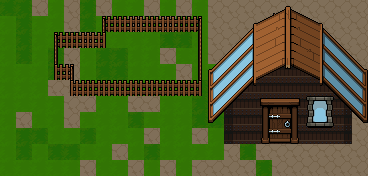

This game map was drawn from its Tiled (.tmx) file and the tilesets committed beside it. A one-line description and the full map source follow:
An orthogonal 23x11 tile map with 16x16 px tiles, 5 tile layers (Collision, Ground, walls, water, ...), 6 tilesets and 1 object (Inside Infirmary).

<map version="1.10" tiledversion="1.12.2" orientation="orthogonal" renderorder="right-down" width="23" height="11" tilewidth="16" tileheight="16" infinite="0" nextlayerid="7" nextobjectid="2">
 <tileset firstgid="1" source="../tiles/Floors_Tiles.tsx" />
 <tileset firstgid="651" source="../tiles/Wall_Tiles.tsx" />
 <tileset firstgid="1276" source="../tiles/Props.tsx" />
 <tileset firstgid="1901" source="../tiles/Dungeon_Tiles.tsx" />
 <tileset firstgid="2526" source="../tiles/Roofs.tsx" />
 <tileset firstgid="3151" source="../tiles/Interior_Props_01.tsx" />
 <layer id="2" name="Collision" width="23" height="11">
  <data encoding="csv">
0,0,0,0,0,1954,1954,1954,1954,1954,1954,1954,1954,1954,0,0,0,0,0,0,0,0,0,
0,0,1954,1954,1954,1954,0,0,0,0,0,0,0,1954,0,0,0,0,0,0,0,0,0,
0,0,1954,0,0,0,0,0,0,0,0,0,0,1954,0,0,0,0,0,0,0,0,0,
0,0,1954,0,0,0,0,0,0,0,0,0,0,1931,2431,2431,2431,2431,2431,2431,2431,2431,2431,
0,0,1954,0,0,0,0,0,0,0,0,0,0,1931,2431,2431,2431,2431,2431,2431,2431,2431,2431,
0,0,0,1954,1954,1954,1954,1954,1954,1954,1954,1954,1954,1931,2431,2431,2431,2431,2431,2431,2431,2431,2431,
0,0,0,0,0,0,0,0,0,0,0,0,0,1931,2431,2431,2431,2431,2431,2431,2431,2431,2431,
0,0,0,0,0,0,0,0,0,0,0,0,0,1931,2431,2431,2431,2431,2431,2431,2431,2431,2431,
0,0,0,0,0,0,0,0,0,0,0,0,0,2280,2431,2431,0,0,0,2431,2431,2431,2431,
0,0,0,0,0,0,0,0,0,0,0,0,0,0,0,0,0,0,0,0,0,0,0,
0,0,0,0,0,0,0,0,0,0,0,0,0,0,0,0,0,0,0,0,0,0,0
</data>
 </layer>
 <layer id="1" name="Ground" width="23" height="11">
  <data encoding="csv">
279,279,283,254,283,279,283,254,254,283,254,283,254,283,283,283,283,283,283,283,283,283,283,
254,279,254,254,283,279,254,254,283,254,283,279,254,283,283,283,283,283,283,283,283,283,283,
254,279,254,254,279,283,254,254,254,254,279,279,254,283,283,283,283,283,283,283,283,283,283,
254,279,254,279,283,254,279,279,254,254,283,254,254,283,283,283,283,283,283,283,283,283,283,
254,254,254,279,283,254,279,279,254,254,254,283,254,254,283,283,283,283,283,283,283,283,283,
254,254,254,283,283,254,254,254,254,254,254,254,279,254,283,279,283,283,283,283,283,283,283,
254,254,254,254,283,283,254,254,283,283,254,254,279,254,279,279,283,283,283,283,283,283,283,
254,283,254,254,283,254,254,254,279,254,254,254,279,279,279,279,283,283,283,283,283,283,283,
254,279,279,254,254,279,254,254,254,283,254,254,283,254,279,279,283,283,283,283,283,283,283,
254,279,254,279,279,254,254,283,254,279,254,254,254,254,283,279,283,283,283,283,283,283,283,
254,254,254,254,254,283,254,254,283,254,283,254,283,283,283,283,279,283,283,283,283,283,283
</data>
 </layer>
 <layer id="5" name="walls" width="23" height="11">
  <data encoding="csv">
0,0,0,0,0,0,0,0,0,0,0,0,0,0,0,0,0,0,0,0,0,0,0,
0,0,0,0,0,0,0,0,0,0,0,0,0,0,0,0,0,0,0,0,0,0,0,
0,0,0,0,0,0,0,0,0,0,0,0,0,0,0,0,0,0,0,0,0,0,0,
0,0,0,0,0,0,0,0,0,0,0,0,0,0,0,0,0,0,0,0,0,0,0,
0,0,0,0,0,0,0,0,0,0,0,0,0,0,0,0,2044,2044,2044,2044,0,0,0,
0,0,0,0,0,0,0,0,0,0,0,0,0,0,0,2044,2044,2044,2044,2044,2044,2045,0,
0,0,0,0,0,0,0,0,0,0,0,0,0,0,2043,2044,2044,2044,2044,2044,2044,2045,0,
0,0,0,0,0,0,0,0,0,0,0,0,0,0,2043,2044,2044,2044,2044,2044,2044,2045,0,
0,0,0,0,0,0,0,0,0,0,0,0,0,0,2043,2044,2044,2044,2044,2044,2044,2045,0,
0,0,0,0,0,0,0,0,0,0,0,0,0,0,0,0,0,0,0,0,0,0,0,
0,0,0,0,0,0,0,0,0,0,0,0,0,0,0,0,0,0,0,0,0,0,0
</data>
 </layer>
 <layer id="4" name="water" width="23" height="11">
  <data encoding="csv">
0,0,0,0,0,0,0,0,0,0,0,0,0,0,0,0,0,0,0,0,0,0,0,
0,0,0,0,0,0,0,0,0,0,0,0,0,0,0,0,0,0,0,0,0,0,0,
0,0,0,0,0,0,0,0,0,0,0,0,0,0,0,0,0,0,0,0,0,0,0,
0,0,0,0,0,0,0,0,0,0,0,0,0,0,0,0,0,0,0,0,0,0,0,
0,0,0,0,0,0,0,0,0,0,0,0,0,0,0,0,0,0,0,0,0,0,0,
0,0,0,0,0,0,0,0,0,0,0,0,0,0,0,0,0,0,0,0,0,0,0,
0,0,0,0,0,0,0,0,0,0,0,0,0,0,0,0,0,0,0,0,0,0,0,
0,0,0,0,0,0,0,0,0,0,0,0,0,0,0,0,0,0,0,0,0,0,0,
0,0,0,0,0,0,0,0,0,0,0,0,0,0,0,0,0,0,0,0,0,0,0,
0,0,0,0,0,0,0,0,0,0,0,0,0,0,0,0,0,0,0,0,0,0,0,
0,0,0,0,0,0,0,0,0,0,0,0,0,0,0,0,0,0,0,0,0,0,0
</data>
 </layer>
 <layer id="3" name="decor" width="23" height="11">
  <data encoding="csv">
0,0,0,0,0,0,0,0,0,0,0,0,0,0,0,0,0,2529,2530,0,0,0,0,
0,0,0,0,0,0,1552,1553,1553,1553,1553,1553,1554,0,0,2670,2553,2554,2555,2556,2671,0,0,
0,0,0,1576,1553,1553,1577,0,0,0,0,0,1605,0,2694,2695,2578,2579,2580,2581,2696,2697,0,
0,0,0,1601,0,0,0,0,0,0,0,0,1605,2718,2719,2720,2603,2604,2605,2606,2721,2722,2723,
0,0,0,1626,1627,0,0,0,0,0,0,0,1605,2743,2744,2745,2628,2629,2630,2631,2746,2747,2748,
0,0,0,0,1652,1653,1653,1653,1653,1653,1653,1653,1654,2768,2769,2770,0,0,0,0,2771,2772,2773,
0,0,0,0,0,0,0,0,0,0,0,0,0,2793,2794,0,3580,3581,3582,3575,3576,2797,2798,
0,0,0,0,0,0,0,0,0,0,0,0,0,2818,0,0,3618,3619,3620,3613,3614,0,2823,
0,0,0,0,0,0,0,0,0,0,0,0,0,0,0,0,3656,3657,3658,0,0,0,0,
0,0,0,0,0,0,0,0,0,0,0,0,0,0,0,0,0,0,0,0,0,0,0,
0,0,0,0,0,0,0,0,0,0,0,0,0,0,0,0,0,0,0,0,0,0,0
</data>
 </layer>
 <objectgroup id="6" name="doors">
  <object id="1" name="Inside Infirmary" x="266.843" y="119.253" width="27.1566" height="22.4337">
   <properties>
    <property name="TargetName" value="Inside Infirmary" />
    <property name="spawnx" type="float" value="0.5" />
    <property name="spawny" type="float" value="0.65" />
   </properties>
  </object>
 </objectgroup>
</map>
